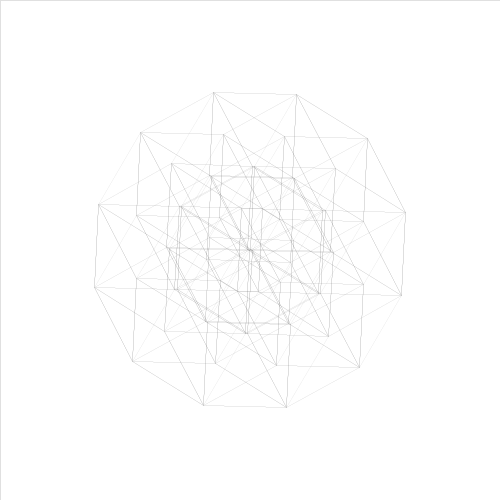
Frame 1 (no input)
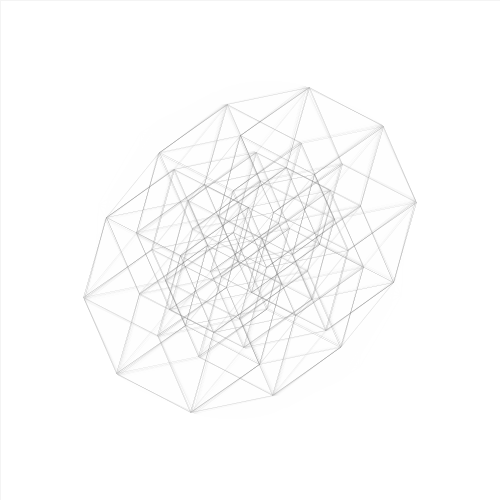
Frame 60 (the mouse pressed at the canvas centre just before this capture)
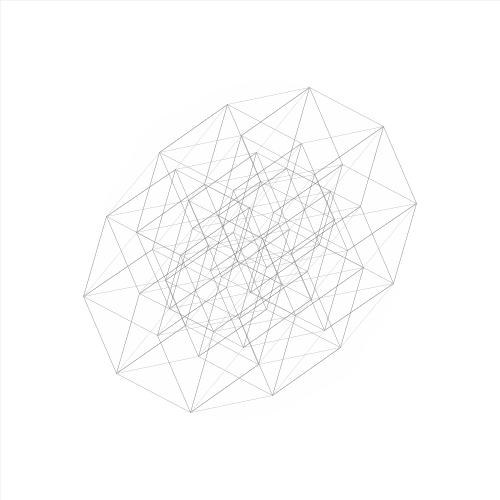
Frame 120 (the mouse held since frame 60 and released just before this capture)

The Processing sketch that drew these frames (run headless with seeded random() and noise(); from frame 60 on, the mouse is pressed at the canvas centre):

// Processing sketch: processing_3298
// ── processing_3298.pde

   
      ///////////       
     //       //
    //  //////////    
   //  //  //  //    
  //////////  //     Hypercubes
     //      //     
    //////////      (c) Martin Schneider 2009    
 
 
float tspeed, speed, sf, a1, a2, zoom, zf;
int dmax, pdim, dim, nodes, face, t;
int[][] n, l;
boolean grid, faces, light;

void setup() {
  size(500,500);  
  tspeed = .0001; sf = 4 * tspeed; 
  dmax = 9;  dim = pdim = 6; 
  grid = true; light = true; faces = false; face = 1;
  smooth(); strokeWeight(0); 
  a1 = 1; mouseX=width; mouseY = height/2;
  hyper(dim);
}

void draw() {
  
  tspeed = sf * (mouseX - width/2) / width;
  zoom   = zf * (height - mouseY) / height;
  speed  = lerp(speed, tspeed, .9);
  a1 += float(millis() - t) * speed; 
  a2 = -a1;
  t = millis();

  fill(255, 100); rect(0,0,width, height);
  translate(width/2, height/2);
  scale(zoom);
    
  for(int i=0; i<nodes; i++)  {
    float[] n1 = project(n[i]);
    float[] n0 =  project(n[l[i][dim-1]]);
    for (int d=0; d<dim; d++) {
      float[] n2 = project(n[l[i][d]]);
      float c = light ? 192/dim * (d + 1) : 128;
      if(faces) {
        noStroke(); fill(c, 5);
        if(d < face) quad(n1[0], n1[1], n0[0], n0[1], n0[0]+n2[0]-n1[0], n0[1]+n2[1]-n1[1], n2[0], n2[1]);
        n0 = n2;
      }
      if(grid) {
        stroke(c, 150);
        line(n1[0], n1[1], n2[0], n2[1]);
      }
    }
  } 
  
}

void keyPressed() {
  switch(key) {
    case 'l': light =!light; break;
    case 'f': faces =!faces; break;
    case 'g': grid = !grid; break;
    case CODED:
      switch(keyCode) {
        case UP   : dim++; break;
        case DOWN : dim--; break;
        case LEFT : face--; break;
        case RIGHT: face++; break;
      }
      dim = constrain(dim, 1, dmax);
      face = constrain(face, 1, dim);
      hyper(dim);
      break;
  }
}

void hyper(int dim) { 
  nodes = 1<<dim;
  n = new int[nodes][dim];
  l = new int[nodes][dim];
  for(int i=0; i<nodes; i++) for (int d=0; d<dim; d++) {
      n[i][d] = (i & 1<<d) > 0 ? -1 : 1;
      l[i][d] = i ^ 1<<d;
  } 
  background(255); 
  zf = float(height)/dim;
  a1 = a1/pdim * dim; 
  pdim = dim;
  
}

float[] project(int[] p) {
  float[] r = new float[2];
  for(int d=0; d<dim; d++) {
    float ang = PI/dim * d;
    r[0] += sin(ang * a1 + a2 * PI) * p[d];
    r[1] += cos(ang * a1 + a2 * PI) * p[d];
  }
  return r;
}
